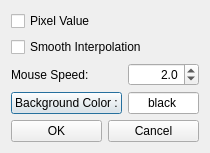
<?xml version="1.0" encoding="UTF-8"?>
<ui version="4.0">
 <class>MatViewSettingsDlgClass</class>
 <widget class="QDialog" name="MatViewSettingsDlgClass">
  <property name="geometry">
   <rect>
    <x>0</x>
    <y>0</y>
    <width>210</width>
    <height>152</height>
   </rect>
  </property>
  <property name="windowTitle">
   <string notr="true">options</string>
  </property>
  <layout class="QFormLayout" name="formLayout">
   <item row="0" column="0">
    <widget class="QCheckBox" name="chkDrawPixelValue">
     <property name="text">
      <string notr="true">Pixel Value</string>
     </property>
    </widget>
   </item>
   <item row="1" column="0" colspan="2">
    <widget class="QCheckBox" name="chkSmoothInterpolation">
     <property name="text">
      <string notr="true">Smooth Interpolation</string>
     </property>
    </widget>
   </item>
   <item row="2" column="0">
    <widget class="QLabel" name="label">
     <property name="text">
      <string notr="true">Mouse Speed:</string>
     </property>
    </widget>
   </item>
   <item row="2" column="1">
    <widget class="QDoubleSpinBox" name="spinMouseSpeed">
     <property name="alignment">
      <set>Qt::AlignRight|Qt::AlignTrailing|Qt::AlignVCenter</set>
     </property>
     <property name="decimals">
      <number>1</number>
     </property>
     <property name="minimum">
      <double>0.000000000000000</double>
     </property>
     <property name="maximum">
      <double>100.000000000000000</double>
     </property>
     <property name="singleStep">
      <double>0.250000000000000</double>
     </property>
     <property name="value">
      <double>2.000000000000000</double>
     </property>
    </widget>
   </item>
   <item row="3" column="0">
    <widget class="QPushButton" name="btnBackgroundColor">
     <property name="text">
      <string>Background Color :</string>
     </property>
    </widget>
   </item>
   <item row="3" column="1">
    <widget class="QLineEdit" name="edtColorBackground">
     <property name="inputMask">
      <string notr="true"/>
     </property>
     <property name="text">
      <string>black</string>
     </property>
     <property name="frame">
      <bool>true</bool>
     </property>
     <property name="alignment">
      <set>Qt::AlignCenter</set>
     </property>
    </widget>
   </item>
   <item row="4" column="0" colspan="2">
    <layout class="QHBoxLayout" name="horizontalLayout">
     <item>
      <widget class="QPushButton" name="btnOK">
       <property name="text">
        <string>OK</string>
       </property>
      </widget>
     </item>
     <item>
      <widget class="QPushButton" name="btnCancel">
       <property name="text">
        <string>Cancel</string>
       </property>
       <property name="autoDefault">
        <bool>false</bool>
       </property>
      </widget>
     </item>
    </layout>
   </item>
  </layout>
 </widget>
 <layoutdefault spacing="6" margin="11"/>
 <tabstops>
  <tabstop>chkDrawPixelValue</tabstop>
  <tabstop>spinMouseSpeed</tabstop>
  <tabstop>btnBackgroundColor</tabstop>
  <tabstop>edtColorBackground</tabstop>
 </tabstops>
 <resources/>
 <connections/>
</ui>
